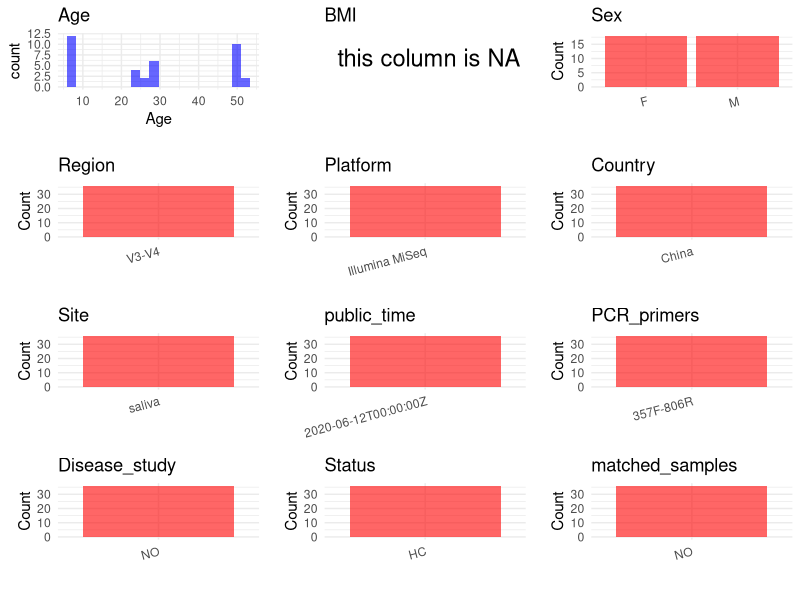

The R script that drew this image: (Note: this script raises an error after producing the figure.)
## ---- chunk 1
# Load necessary libraries
library(dplyr)
library(ggplot2)
library(cowplot)

# Set working directory (update this path to your local directory)
setwd("E:/bioproject_YSD/PRJNA639033")

# Read the initial metadata files
initial_meta <- read.csv("SraRunTable.csv", header = T)

# Display the first few rows of the metadata
head(initial_meta)
## ---- chunk 2
# Create a uniform metadata dataframe
metadata <- data.frame(
  BioProject = initial_meta$BioProject,
  Run = initial_meta$Run,
  sample_name = initial_meta$Sample.Name,
  BMI = NA,  
  Region = "V3-V4",
  Platform = initial_meta$Instrument,
  Country = "China",
  Site = "saliva",
  public_time = initial_meta$ReleaseDate,
  stringsAsFactors = FALSE
)

# Set the corresponding Age value for each sample_name value
age_groups <- c("1" = 6, "2" = 28, "3" = 50)
metadata$Age <- age_groups[substr(metadata$sample_name, 4, 4)]
exceptions <- c("C_M22"=24, "C_M23"=29, "C_F21"=23, "C_F22"=29, 
                "C_F23"=26, "P_M22"=24, "P_M23"=29, "P_F21"=23, 
                "P_F22"=29, "P_F23"=26, "C_M33"=51, "P_M33"=51)
metadata$Age[metadata$sample_name %in% names(exceptions)] <-
  exceptions[metadata$sample_name[metadata$sample_name %in%
                                    names(exceptions)]]

# Assign Sex based on sample_name patterns
metadata <- metadata %>%
  mutate(Sex = ifelse(grepl("F", sample_name), "F", 
                     ifelse(grepl("M", sample_name), "M", NA)))
## ---- chunk 3
# Add information obtained from the publication
metadata$PCR_primers <- "357F-806R"
metadata$title <- "The effects of removing dead bacteria by propidium monoazide on the profile of salivary microbiome"
metadata$Disease_study <- "NO"
# Assign disease status based on sample_name patterns
metadata$Status <- "HC"

# Check initial data distribution
cat("Initial sample distribution:\n")
table(metadata$sample_name)
table(metadata$Site)

# Calculate sampling frequency per subject
sample_counts <- table(metadata$sample_name)
cat("\nNumber of samples per subject:\n")
print(sample_counts)

# Create matched_samples column
metadata$matched_samples <- ifelse(metadata$sample_name %in% names(sample_counts[sample_counts >= 2]), "YES", "NO")

cat("\nMatched samples distribution:\n")
table(metadata$matched_samples)

# Identify samples for removal: single samples excluding saliva
single_samples <- names(sample_counts[sample_counts == 1])
samples_to_remove <- metadata$sample_name %in% single_samples & 
                     !(metadata$Site %in% c("saliva"))

cat("\nNumber of samples to be removed:", sum(samples_to_remove), "\n")

# Remove identified samples
metadata_clean <- metadata[!samples_to_remove, ]

cat("\nFinal sample distribution after cleaning:\n")
table(metadata_clean$sample_name)
table(metadata_clean$Site)
table(metadata_clean$matched_samples)

# Use cleaned dataset for subsequent analysis
metadata <- metadata_clean
## ---- chunk 4
# Check the number of unique runs and sample names
print(paste("Number of unique runs:", length(unique(metadata$Run))))
print(paste("Number of unique sample names:", length(unique(metadata$sample_name))))
## ---- chunk 5
# Select columns for visualization
plot_data <- metadata %>%
  select(-BioProject, -Run, -sample_name, -title)

# Function to create simple plots for each column
create_simple_plots <- function(data) {
  plots <- list()
  
  for (col in colnames(data)) {
    # Check if the column is all NA
    if (all(is.na(data[[col]]))) {
      # Create an empty plot with text indicating all NA
      p <- ggplot() +
        annotate("text", x = 0.5, y = 0.5, label = "this column is NA", size = 6) +
        labs(title = col) +
        theme_void()
    } else if (is.numeric(data[[col]])) {
      # Numeric variable: histogram
      p <- ggplot(data, aes(x = .data[[col]])) +
        geom_histogram(fill = "blue", alpha = 0.6, bins = 20, na.rm = TRUE) +
        labs(title = col) +
        theme_minimal()
    } else {
      # Categorical variable: bar plot (remove NA values)
      count_data <- as.data.frame(table(data[[col]], useNA = "ifany"))
      p <- ggplot(count_data, aes(x = reorder(Var1, -Freq), y = Freq)) +
        geom_col(fill = "red", alpha = 0.6) +
        labs(title = col, x = NULL, y = "Count") +
        theme_minimal() +
        theme(axis.text.x = element_text(angle = 15, hjust = 1))
    }
    plots[[col]] <- p
  }
  
  return(plots)
}

# Generate and arrange plots
plots <- create_simple_plots(plot_data)
p<-plot_grid(plots$Age, 
          plots$BMI, 
          plots$Sex, 
          plots$Region, 
          plots$Platform, 
          plots$Country, 
          plots$Site,
          plots$public_time, 
          plots$PCR_primers,
          plots$Disease_study,
          plots$Status,
          plots$matched_samples,# add 
          ncol = 3, align = "hv", axis = "lb")
ggsave("Metadata_Summary.png", plot = p, width = 8, height = 6, dpi = 150)
## ---- chunk 6
knitr::include_graphics("Metadata_Summary.png")
## ---- chunk 7
# Reorder columns to match the desired format
metadata <- metadata[, c(
  "BioProject", "Run", "sample_name", "Age", "BMI", "Sex", 
  "Region", "Platform", "Country", "Site", "public_time", 
  "PCR_primers", "title", "Disease_study", "Status", "matched_samples"
)]

# Export the uniform metadata to a CSV file
write.csv(metadata, file = "metadata.csv", quote = TRUE)
head(metadata)
